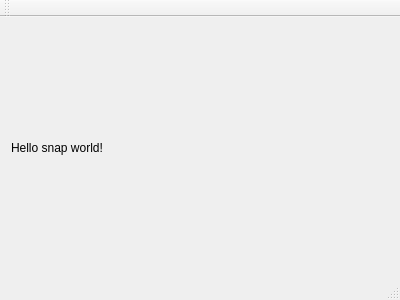
<?xml version="1.0" encoding="UTF-8"?>
<ui version="4.0">
 <class>MainWindow</class>
 <widget class="QMainWindow" name="MainWindow">
  <property name="geometry">
   <rect>
    <x>0</x>
    <y>0</y>
    <width>400</width>
    <height>300</height>
   </rect>
  </property>
  <property name="windowTitle">
   <string>MainWindow</string>
  </property>
  <widget class="QWidget" name="centralWidget">
   <layout class="QHBoxLayout" name="horizontalLayout">
    <item>
     <widget class="QLabel" name="label">
      <property name="text">
       <string>Hello snap world!</string>
      </property>
     </widget>
    </item>
   </layout>
  </widget>
  <widget class="QMenuBar" name="menuBar">
   <property name="geometry">
    <rect>
     <x>0</x>
     <y>0</y>
     <width>400</width>
     <height>23</height>
    </rect>
   </property>
  </widget>
  <widget class="QToolBar" name="mainToolBar">
   <attribute name="toolBarArea">
    <enum>TopToolBarArea</enum>
   </attribute>
   <attribute name="toolBarBreak">
    <bool>false</bool>
   </attribute>
  </widget>
  <widget class="QStatusBar" name="statusBar"/>
 </widget>
 <layoutdefault spacing="6" margin="11"/>
 <resources/>
 <connections/>
</ui>
